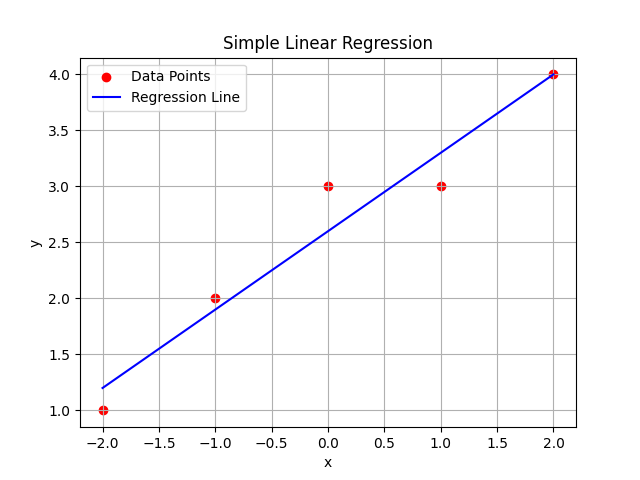

The Python source for this figure:
import numpy as np
import matplotlib.pyplot as plt

# ----------------------------
# GIVEN DATA
# ----------------------------
x = np.array([-2, -1, 0, 1, 2])
y = np.array([1, 2, 3, 3, 4])

n = len(y)

# ----------------------------
# DESIGN MATRIX (with intercept)
# ----------------------------
X = np.column_stack((np.ones(n), x))

# ----------------------------
# NORMAL EQUATION
# β = (XᵀX)⁻¹ Xᵀy
# ----------------------------
beta = np.linalg.inv(X.T @ X) @ X.T @ y

b0, b1 = beta

# ----------------------------
# PRINT REGRESSION EQUATION
# ----------------------------
print("\n--- Linear Regression Equation ---")
print(f"y = {b0:.4f} + {b1:.4f}x")

# ----------------------------
# PREDICTED VALUES
# ----------------------------
y_pred = b0 + b1 * x

# ----------------------------
# PLOT DATA + REGRESSION LINE
# ----------------------------
plt.figure()
plt.scatter(x, y, color="red", label="Data Points")
plt.plot(x, y_pred, color="blue", label="Regression Line")
plt.xlabel("x")
plt.ylabel("y")
plt.title("Simple Linear Regression")
plt.legend()
plt.grid(True)
plt.show()
